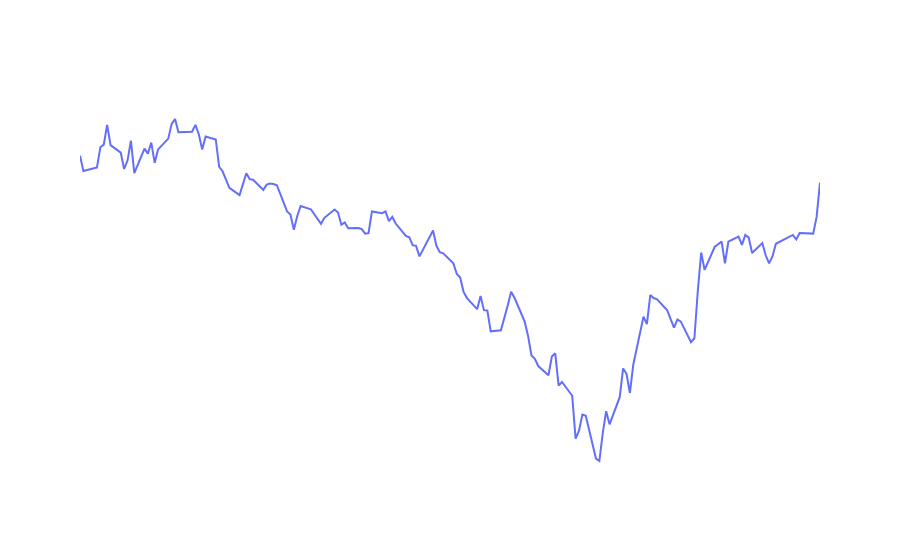

Source (notebook cell):
### Code cell
plot_length = 150
plot_df = stock_2.copy(deep=True).iloc[:plot_length]
plot_df['Date'] = plot_df['Date']

fig = px.line(plot_df,
              x="Date",
              y="Open",
              title="Log de Open Stock vs Time")
fig.update_layout({
    'plot_bgcolor': 'rgba(0,0,0,0)',
    'paper_bgcolor': 'rgba(0,0,0,0)',
    'yaxis.color' : 'white',
    'xaxis.color' : 'white',
    'title_font_color' : 'white'
})
fig.update_xaxes(showgrid=False, zeroline=True)
fig.update_yaxes(showgrid=False, zeroline=True)
fig.show()

### Figure 1 — Plotly figure (JSON) as saved in the notebook; plotly's stock layout.template omitted (floating-point values rounded to 4 significant figures; data arrays with more than 128 entries replaced by an {"elided": "..."} marker saying what was removed)
{"data": [{"hovertemplate": "Date=%{x}<br>Open=%{y}<extra></extra>", "legendgroup": "", "line": {"color": "#636efa", "dash": "solid"}, "marker": {"symbol": "circle"}, "mode": "lines", "name": "", "orientation": "v", "showlegend": false, "type": "scatter", "x": {"elided": "150 str values"}, "xaxis": "x", "y": {"elided": "150 float values"}, "yaxis": "y"}], "layout": {"legend": {"tracegroupgap": 0}, "paper_bgcolor": "rgba(0,0,0,0)", "plot_bgcolor": "rgba(0,0,0,0)", "title": {"font": {"color": "white"}, "text": "Log de Open Stock vs Time"}, "xaxis": {"anchor": "y", "color": "white", "domain": [0, 1], "showgrid": false, "title": {"text": "Date"}, "zeroline": true}, "yaxis": {"anchor": "x", "color": "white", "domain": [0, 1], "showgrid": false, "title": {"text": "Open"}, "zeroline": true}}}
